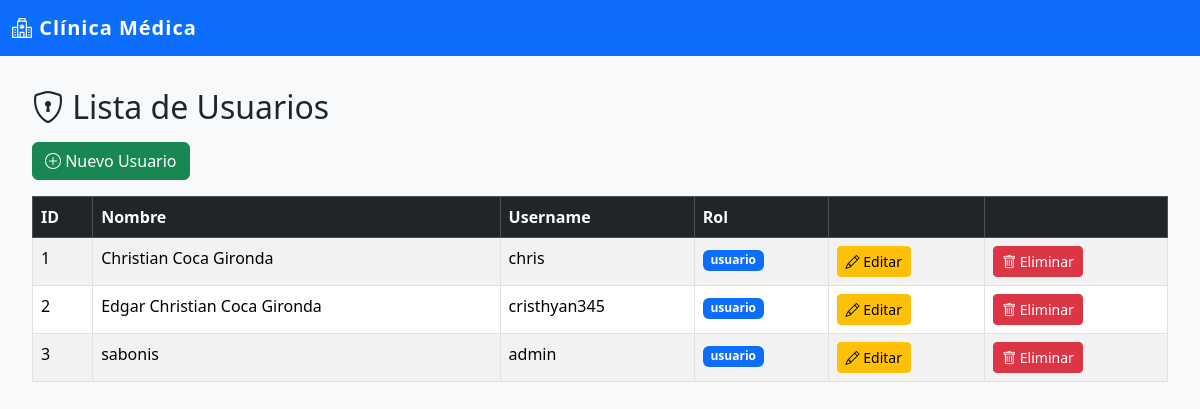
Screenshot of /usuarios/ with the database file from the repository.
### models/usuario_model.py (models this page shows, shortened)
class Usuario(db.Model):
    __tablename__ = "usuarios"
    id = db.Column(db.Integer, primary_key=True)
    nombre = db.Column(db.String(80), nullable=False)
    username = db.Column(db.String(20), nullable=False, unique=True)
    password = db.Column(db.String, nullable=False)
    rol = db.Column(db.String(20), nullable=False)
    @staticmethod
    def get_all():
        return Usuario.query.all()

### controllers/usuario_controller.py (the view)
@usuario_bp.route("/")
def index():
    usuarios = Usuario.get_all()
    return usuario_view.list(usuarios)

### run.py (called while the page is built)
@app.context_processor
def inject_active_path():
    def is_active(path):
        return 'active' if request.path == path else ''
    return dict(is_active=is_active)

@app.context_processor
def inject_session():
    return dict(session=session)

### views/usuario_view.py (called while the page is built)
def list(usuarios):
    return render_template('usuarios/index.html', usuarios=usuarios)

### templates/usuarios/index.html (shortened to what this page needs)
{% extends 'base.html' %}
{% block content %}
<h2 class="mb-3"><i class="bi bi-shield-lock"></i> Lista de Usuarios</h2>
<a href="{{ url_for('usuario.create') }}" class="btn btn-success mb-3">
  <i class="bi bi-plus-circle"></i> Nuevo Usuario
</a>
<table class="table table-striped table-bordered">
  <thead class="table-dark">
    <tr>
      <th>ID</th><th>Nombre</th><th>Username</th><th>Rol</th><th></th><th></th>
    </tr>
  </thead>
  <tbody>
    {% for item in usuarios %}
    <tr>
      <td>{{ item.id }}</td>
      <td>{{ item.nombre }}</td>
      <td>{{ item.username }}</td>
      <td><span class="badge bg-primary">{{ item.rol }}</span></td>
      <td><a href="{{ url_for('usuario.edit', id=item.id) }}" class="btn btn-warning btn-sm"><i class="bi bi-pencil"></i> Editar</a></td>
      <td><a href="{{ url_for('usuario.delete', id=item.id) }}" class="btn btn-danger btn-sm" onclick="return confirm('¿Eliminar?')"><i class="bi bi-trash"></i> Eliminar</a></td>
    </tr>
    {% endfor %}
  </tbody>
</table>
{% endblock %}

### templates/base.html (style rules this page uses)
body { background-color: #f8f9fa; }

### rows the page displays
Usuario: id "1", nombre "Christian Coca Gironda", username "chris", rol "usuario"
Usuario: id "2", nombre "Edgar Christian Coca Gironda", username "cristhyan345", rol "usuario"
Usuario: id "3", nombre "sabonis", username "admin", rol "usuario"
